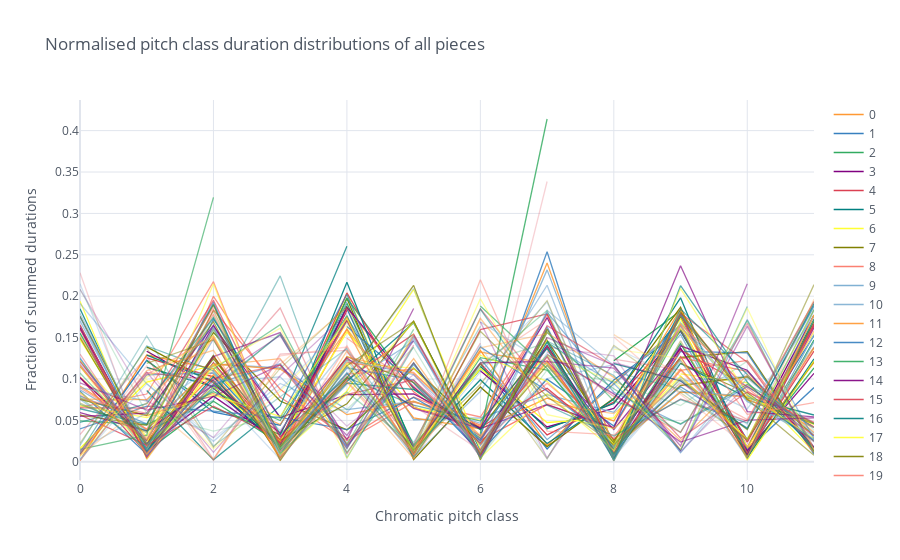

The notebook cell saved with this chart:
### Markdown cell above
### Tone durations per piece

### Code cell
pc_durations = notes.groupby(['id', 'pc']).duration.sum().unstack()
pc_durations = norm(pc_durations).astype(float)
pc_durations.T.iplot(title='Normalised pitch class duration distributions of all pieces', xTitle='Chromatic pitch class', yTitle='Fraction of summed durations')

### Figure 1 — Plotly figure (JSON) as saved in the notebook; plotly's stock layout.template omitted (floating-point values rounded to 4 significant figures)
{"data": [{"line": {"color": "rgba(255, 153, 51, 1.0)", "dash": "solid", "shape": "linear", "width": 1.3}, "mode": "lines", "name": "0", "text": "", "type": "scatter", "x": [0, 1, 2, 3, 4, 5, 6, 7, 8, 9, 10, 11], "y": [0.001485, 0.1289, 0.1121, 0.02302, 0.1701, 0.01485, 0.1344, 0.02005, 0.09469, 0.1656, 0.01485, 0.1199]}, {"line": {"color": "rgba(55, 128, 191, 1.0)", "dash": "solid", "shape": "linear", "width": 1.3}, "mode": "lines", "name": "1", "text": "", "type": "scatter", "x": [0, 1, 2, 3, 4, 5, 6, 7, 8, 9, 10, 11], "y": [0.009027, 0.1226, 0.05993, 0.04413, 0.1848, 0.01003, 0.1186, 0.01555, 0.0988, 0.1575, 0.02658, 0.1525]}, {"line": {"color": "rgba(50, 171, 96, 1.0)", "dash": "solid", "shape": "linear", "width": 1.3}, "mode": "lines", "name": "2", "text": "", "type": "scatter", "x": [0, 1, 2, 3, 4, 5, 6, 7, 8, 9, 10, 11], "y": ["", 0.122, 0.06562, 0.03281, 0.1916, 0.01969, 0.1115, "", 0.122, 0.1824, 0.005249, 0.147]}, {"line": {"color": "rgba(128, 0, 128, 1.0)", "dash": "solid", "shape": "linear", "width": 1.3}, "mode": "lines", "name": "3", "text": "", "type": "scatter", "x": [0, 1, 2, 3, 4, 5, 6, 7, 8, 9, 10, 11], "y": ["", 0.1335, 0.08918, 0.01726, 0.1841, "", 0.1099, 0.042, 0.06444, 0.1582, 0.02417, 0.1772]}, {"line": {"color": "rgba(219, 64, 82, 1.0)", "dash": "solid", "shape": "linear", "width": 1.3}, "mode": "lines", "name": "4", "text": "", "type": "scatter", "x": [0, 1, 2, 3, 4, 5, 6, 7, 8, 9, 10, 11], "y": ["", 0.1255, 0.1025, 0.01529, 0.1834, "", 0.1191, 0.03248, 0.07197, 0.1599, 0.02548, 0.1643]}, {"line": {"color": "rgba(0, 128, 128, 1.0)", "dash": "solid", "shape": "linear", "width": 1.3}, "mode": "lines", "name": "5", "text": "", "type": "scatter", "x": [0, 1, 2, 3, 4, 5, 6, 7, 8, 9, 10, 11], "y": ["", 0.1139, 0.09091, 0.01818, 0.1879, "", 0.1152, 0.04, 0.0703, 0.1745, 0.01697, 0.1721]}, {"line": {"color": "rgba(255, 255, 51, 1.0)", "dash": "solid", "shape": "linear", "width": 1.3}, "mode": "lines", "name": "6", "text": "", "type": "scatter", "x": [0, 1, 2, 3, 4, 5, 6, 7, 8, 9, 10, 11], "y": [0.01605, 0.09628, 0.1163, 0.01495, 0.2031, 0.01276, 0.1127, 0.04741, 0.05288, 0.1729, 0.01751, 0.1371]}, {"line": {"color": "rgba(128, 128, 0, 1.0)", "dash": "solid", "shape": "linear", "width": 1.3}, "mode": "lines", "name": "7", "text": "", "type": "scatter", "x": [0, 1, 2, 3, 4, 5, 6, 7, 8, 9, 10, 11], "y": ["", 0.1387, 0.09555, 0.01963, 0.1976, 0.002618, 0.09031, 0.01832, 0.07657, 0.1865, 0.003927, 0.1702]}, {"line": {"color": "rgba(251, 128, 114, 1.0)", "dash": "solid", "shape": "linear", "width": 1.3}, "mode": "lines", "name": "8", "text": "", "type": "scatter", "x": [0, 1, 2, 3, 4, 5, 6, 7, 8, 9, 10, 11], "y": [0.1224, 0.01207, 0.1276, 0.005172, 0.1862, 0.08448, 0.02586, 0.06897, 0.04138, 0.1776, 0.01034, 0.1379]}, {"line": {"color": "rgba(128, 177, 211, 1.0)", "dash": "solid", "shape": "linear", "width": 1.3}, "mode": "lines", "name": "9", "text": "", "type": "scatter", "x": [0, 1, 2, 3, 4, 5, 6, 7, 8, 9, 10, 11], "y": [0.002092, 0.1051, 0.1072, 0.0251, 0.193, "", 0.1245, 0.02667, 0.09362, 0.1647, 0.004184, 0.1538]}, {"line": {"color": "rgba(128, 177, 211, 0.9148936170212765)", "dash": "solid", "shape": "linear", "width": 1.3}, "mode": "lines", "name": "10", "text": "", "type": "scatter", "x": [0, 1, 2, 3, 4, 5, 6, 7, 8, 9, 10, 11], "y": [0.1243, 0.01605, 0.1195, 0.01725, 0.1742, 0.05079, 0.05295, 0.08098, 0.05966, 0.1538, 0.005271, 0.1452]}, {"line": {"color": "rgba(255, 153, 51, 0.9148936170212765)", "dash": "solid", "shape": "linear", "width": 1.3}, "mode": "lines", "name": "11", "text": "", "type": "scatter", "x": [0, 1, 2, 3, 4, 5, 6, 7, 8, 9, 10, 11], "y": [0.1024, 0.02559, 0.1052, 0.01611, 0.1602, 0.05308, 0.03981, 0.07678, 0.04929, 0.1848, 0.009479, 0.1773]}, {"line": {"color": "rgba(55, 128, 191, 0.9148936170212765)", "dash": "solid", "shape": "linear", "width": 1.3}, "mode": "lines", "name": "12", "text": "", "type": "scatter", "x": [0, 1, 2, 3, 4, 5, 6, 7, 8, 9, 10, 11], "y": [0.1643, 0.01101, 0.1281, "", 0.1635, 0.09513, 0.01101, 0.09984, 0.04324, 0.18, 0.01415, 0.08962]}, {"line": {"color": "rgba(50, 171, 96, 0.9148936170212765)", "dash": "solid", "shape": "linear", "width": 1.3}, "mode": "lines", "name": "13", "text": "", "type": "scatter", "x": [0, 1, 2, 3, 4, 5, 6, 7, 8, 9, 10, 11], "y": [0.1554, 0.0128, 0.07313, 0.02194, 0.1974, 0.08775, 0.02834, 0.1399, 0.01645, 0.1426, 0.01097, 0.1133]}, {"line": {"color": "rgba(128, 0, 128, 0.9148936170212765)", "dash": "solid", "shape": "linear", "width": 1.3}, "mode": "lines", "name": "14", "text": "", "type": "scatter", "x": [0, 1, 2, 3, 4, 5, 6, 7, 8, 9, 10, 11], "y": [0.1615, 0.01741, 0.0793, 0.02321, 0.1867, 0.08994, 0.02611, 0.1402, 0.01838, 0.1373, 0.01306, 0.1069]}, {"line": {"color": "rgba(219, 64, 82, 0.9148936170212765)", "dash": "solid", "shape": "linear", "width": 1.3}, "mode": "lines", "name": "15", "text": "", "type": "scatter", "x": [0, 1, 2, 3, 4, 5, 6, 7, 8, 9, 10, 11], "y": [0.102, 0.009868, 0.1195, 0.02412, 0.2039, 0.06579, 0.04167, 0.08882, 0.02193, 0.1787, 0.009868, 0.1338]}, {"line": {"color": "rgba(0, 128, 128, 0.9148936170212765)", "dash": "solid", "shape": "linear", "width": 1.3}, "mode": "lines", "name": "16", "text": "", "type": "scatter", "x": [0, 1, 2, 3, 4, 5, 6, 7, 8, 9, 10, 11], "y": ["", 0.1289, 0.09748, 0.01887, 0.217, 0.01415, 0.09906, 0.02201, 0.07547, 0.1981, 0.004717, 0.1242]}, {"line": {"color": "rgba(255, 255, 51, 0.9148936170212765)", "dash": "solid", "shape": "linear", "width": 1.3}, "mode": "lines", "name": "17", "text": "", "type": "scatter", "x": [0, 1, 2, 3, 4, 5, 6, 7, 8, 9, 10, 11], "y": [0.148, 0.02067, 0.09032, 0.02503, 0.1567, 0.06529, 0.05005, 0.1284, 0.02394, 0.1676, 0.002176, 0.1219]}, {"line": {"color": "rgba(128, 128, 0, 0.9148936170212765)", "dash": "solid", "shape": "linear", "width": 1.3}, "mode": "lines", "name": "18", "text": "", "type": "scatter", "x": [0, 1, 2, 3, 4, 5, 6, 7, 8, 9, 10, 11], "y": [0.1154, 0.02083, 0.1561, 0.07333, 0.03847, 0.1131, 0.03889, 0.1465, 0.02583, 0.126, 0.1331, 0.0125]}, {"line": {"color": "rgba(251, 128, 114, 0.9148936170212765)", "dash": "solid", "shape": "linear", "width": 1.3}, "mode": "lines", "name": "19", "text": "", "type": "scatter", "x": [0, 1, 2, 3, 4, 5, 6, 7, 8, 9, 10, 11], "y": [0.116, 0.01753, 0.1835, 0.08763, 0.02784, 0.07835, 0.04433, 0.1784, 0.01443, 0.1258, 0.1093, 0.01701]}, {"line": {"color": "rgba(251, 128, 114, 0.8297872340425532)", "dash": "solid", "shape": "linear", "width": 1.3}, "mode": "lines", "name": "20", "text": "", "type": "scatter", "x": [0, 1, 2, 3, 4, 5, 6, 7, 8, 9, 10, 11], "y": [0.1172, 0.01485, 0.1999, 0.07794, 0.02545, 0.07211, 0.05408, 0.1782, 0.01273, 0.1103, 0.1225, 0.01485]}, {"line": {"color": "rgba(128, 177, 211, 0.8297872340425532)", "dash": "solid", "shape": "linear", "width": 1.3}, "mode": "lines", "name": "21", "text": "", "type": "scatter", "x": [0, 1, 2, 3, 4, 5, 6, 7, 8, 9, 10, 11], "y": [0.08697, 0.03803, 0.1181, 0.1133, 0.06311, 0.07282, 0.04652, 0.2318, 0.0182, 0.08495, 0.07929, 0.04693]}, {"line": {"color": "rgba(255, 153, 51, 0.8297872340425532)", "dash": "solid", "shape": "linear", "width": 1.3}, "mode": "lines", "name": "22", "text": "", "type": "scatter", "x": [0, 1, 2, 3, 4, 5, 6, 7, 8, 9, 10, 11], "y": [0.09159, 0.03913, 0.1181, 0.112, 0.0569, 0.07306, 0.04274, 0.2402, 0.01707, 0.0841, 0.07848, 0.04663]}, {"line": {"color": "rgba(55, 128, 191, 0.8297872340425532)", "dash": "solid", "shape": "linear", "width": 1.3}, "mode": "lines", "name": "23", "text": "", "type": "scatter", "x": [0, 1, 2, 3, 4, 5, 6, 7, 8, 9, 10, 11], "y": [0.08519, 0.009259, 0.1722, 0.0537, 0.03889, 0.07778, 0.03148, 0.2537, 0.003704, 0.1333, 0.1315, 0.009259]}, {"line": {"color": "rgba(50, 171, 96, 0.8297872340425532)", "dash": "solid", "shape": "linear", "width": 1.3}, "mode": "lines", "name": "24", "text": "", "type": "scatter", "x": [0, 1, 2, 3, 4, 5, 6, 7, 8, 9, 10, 11], "y": [0.125, "", 0.1432, "", 0.03646, "", 0.03385, 0.4141, "", 0.09115, "", 0.1562]}, {"line": {"color": "rgba(128, 0, 128, 0.8297872340425532)", "dash": "solid", "shape": "linear", "width": 1.3}, "mode": "lines", "name": "25", "text": "", "type": "scatter", "x": [0, 1, 2, 3, 4, 5, 6, 7, 8, 9, 10, 11], "y": [0.1014, 0.02581, 0.1641, 0.05346, 0.08111, 0.08203, 0.04055, 0.1742, 0.009217, 0.1401, 0.1106, 0.01751]}, {"line": {"color": "rgba(219, 64, 82, 0.8297872340425532)", "dash": "solid", "shape": "linear", "width": 1.3}, "mode": "lines", "name": "26", "text": "", "type": "scatter", "x": [0, 1, 2, 3, 4, 5, 6, 7, 8, 9, 10, 11], "y": [0.1653, 0.008207, 0.1272, 0.02293, 0.09932, 0.1541, 0.007483, 0.1393, 0.008448, 0.1348, 0.09088, 0.042]}, {"line": {"color": "rgba(0, 128, 128, 0.8297872340425532)", "dash": "solid", "shape": "linear", "width": 1.3}, "mode": "lines", "name": "27", "text": "", "type": "scatter", "x": [0, 1, 2, 3, 4, 5, 6, 7, 8, 9, 10, 11], "y": [0.1848, 0.01363, 0.1027, 0.0159, 0.09688, 0.1678, 0.01428, 0.1449, 0.006491, 0.1188, 0.07725, 0.05648]}, {"line": {"color": "rgba(255, 255, 51, 0.8297872340425532)", "dash": "solid", "shape": "linear", "width": 1.3}, "mode": "lines", "name": "28", "text": "", "type": "scatter", "x": [0, 1, 2, 3, 4, 5, 6, 7, 8, 9, 10, 11], "y": [0.194, 0.003344, 0.1171, 0.01672, 0.08528, 0.2082, 0.01505, 0.1472, "", 0.1062, 0.09532, 0.01171]}, {"line": {"color": "rgba(128, 128, 0, 0.8297872340425532)", "dash": "solid", "shape": "linear", "width": 1.3}, "mode": "lines", "name": "29", "text": "", "type": "scatter", "x": [0, 1, 2, 3, 4, 5, 6, 7, 8, 9, 10, 11], "y": [0.1757, 0.02177, 0.1244, 0.02605, 0.06998, 0.1699, 0.008554, 0.1606, 0.01672, 0.09215, 0.1026, 0.03149]}, {"line": {"color": "rgba(128, 128, 0, 0.7446808510638296)", "dash": "solid", "shape": "linear", "width": 1.3}, "mode": "lines", "name": "30", "text": "", "type": "scatter", "x": [0, 1, 2, 3, 4, 5, 6, 7, 8, 9, 10, 11], "y": [0.15, 0.01429, 0.1286, 0.004762, 0.1012, 0.2131, 0.002381, 0.1583, "", 0.119, 0.08333, 0.025]}, {"line": {"color": "rgba(251, 128, 114, 0.7446808510638296)", "dash": "solid", "shape": "linear", "width": 1.3}, "mode": "lines", "name": "31", "text": "", "type": "scatter", "x": [0, 1, 2, 3, 4, 5, 6, 7, 8, 9, 10, 11], "y": [0.06587, 0.08184, 0.2176, 0.01198, 0.1058, 0.1118, "", 0.1118, "", 0.1756, 0.08583, 0.03194]}, {"line": {"color": "rgba(128, 177, 211, 0.7446808510638296)", "dash": "solid", "shape": "linear", "width": 1.3}, "mode": "lines", "name": "32", "text": "", "type": "scatter", "x": [0, 1, 2, 3, 4, 5, 6, 7, 8, 9, 10, 11], "y": [0.1702, 0.01477, 0.1481, 0.008203, 0.09393, 0.1456, 0.02051, 0.1292, "", 0.1682, 0.07342, 0.02789]}, {"line": {"color": "rgba(255, 153, 51, 0.7446808510638296)", "dash": "solid", "shape": "linear", "width": 1.3}, "mode": "lines", "name": "33", "text": "", "type": "scatter", "x": [0, 1, 2, 3, 4, 5, 6, 7, 8, 9, 10, 11], "y": [0.07539, 0.05565, 0.08248, 0.04501, 0.16, 0.009978, 0.1326, 0.1186, 0.01619, 0.1121, 0.0255, 0.1665]}, {"line": {"color": "rgba(55, 128, 191, 0.7446808510638296)", "dash": "solid", "shape": "linear", "width": 1.3}, "mode": "lines", "name": "34", "text": "", "type": "scatter", "x": [0, 1, 2, 3, 4, 5, 6, 7, 8, 9, 10, 11], "y": [0.0398, 0.06716, 0.06119, 0.05323, 0.202, 0.00995, 0.1388, 0.08557, 0.02289, 0.09055, 0.0408, 0.1881]}, {"line": {"color": "rgba(50, 171, 96, 0.7446808510638296)", "dash": "solid", "shape": "linear", "width": 1.3}, "mode": "lines", "name": "35", "text": "", "type": "scatter", "x": [0, 1, 2, 3, 4, 5, 6, 7, 8, 9, 10, 11], "y": [0.04929, 0.04463, 0.08461, 0.04984, 0.1766, 0.004381, 0.1257, 0.1106, 0.01643, 0.1594, 0.007667, 0.1709]}, {"line": {"color": "rgba(128, 0, 128, 0.7446808510638296)", "dash": "solid", "shape": "linear", "width": 1.3}, "mode": "lines", "name": "36", "text": "", "type": "scatter", "x": [0, 1, 2, 3, 4, 5, 6, 7, 8, 9, 10, 11], "y": [0.05944, 0.0373, 0.09266, 0.03497, 0.1713, 0.01748, 0.1195, 0.1212, 0.03904, 0.1369, 0.008159, 0.162]}, {"line": {"color": "rgba(219, 64, 82, 0.7446808510638296)", "dash": "solid", "shape": "linear", "width": 1.3}, "mode": "lines", "name": "37", "text": "", "type": "scatter", "x": [0, 1, 2, 3, 4, 5, 6, 7, 8, 9, 10, 11], "y": [0.05672, 0.01996, 0.06723, 0.02731, 0.1744, 0.007353, 0.1597, 0.1786, 0.0105, 0.1271, 0.005252, 0.166]}, {"line": {"color": "rgba(0, 128, 128, 0.7446808510638296)", "dash": "solid", "shape": "linear", "width": 1.3}, "mode": "lines", "name": "38", "text": "", "type": "scatter", "x": [0, 1, 2, 3, 4, 5, 6, 7, 8, 9, 10, 11], "y": ["", 0.08605, 0.002326, 0.06744, 0.2605, "", 0.1372, "", 0.1186, 0.09767, 0.03953, 0.1907]}, {"line": {"color": "rgba(255, 255, 51, 0.7446808510638296)", "dash": "solid", "shape": "linear", "width": 1.3}, "mode": "lines", "name": "39", "text": "", "type": "scatter", "x": [0, 1, 2, 3, 4, 5, 6, 7, 8, 9, 10, 11], "y": [0.06798, 0.05336, 0.08041, 0.05482, 0.1732, 0.009503, 0.1287, 0.09722, 0.0212, 0.1031, 0.02705, 0.1835]}, {"line": {"color": "rgba(255, 255, 51, 0.6595744680851063)", "dash": "solid", "shape": "linear", "width": 1.3}, "mode": "lines", "name": "40", "text": "", "type": "scatter", "x": [0, 1, 2, 3, 4, 5, 6, 7, 8, 9, 10, 11], "y": [0.1225, 0.03075, 0.1517, 0.01613, 0.119, 0.1131, 0.02139, 0.1201, 0.02139, 0.161, 0.07807, 0.04491]}, {"line": {"color": "rgba(128, 128, 0, 0.6595744680851063)", "dash": "solid", "shape": "linear", "width": 1.3}, "mode": "lines", "name": "41", "text": "", "type": "scatter", "x": [0, 1, 2, 3, 4, 5, 6, 7, 8, 9, 10, 11], "y": [0.07548, 0.05628, 0.1693, 0.01745, 0.127, 0.09599, 0.02225, 0.1165, 0.02312, 0.1758, 0.07504, 0.04581]}, {"line": {"color": "rgba(251, 128, 114, 0.6595744680851063)", "dash": "solid", "shape": "linear", "width": 1.3}, "mode": "lines", "name": "42", "text": "", "type": "scatter", "x": [0, 1, 2, 3, 4, 5, 6, 7, 8, 9, 10, 11], "y": [0.08943, 0.03949, 0.1783, 0.01858, 0.1202, 0.108, 0.02962, 0.1225, 0.01394, 0.1661, 0.08943, 0.02439]}, {"line": {"color": "rgba(128, 177, 211, 0.6595744680851063)", "dash": "solid", "shape": "linear", "width": 1.3}, "mode": "lines", "name": "43", "text": "", "type": "scatter", "x": [0, 1, 2, 3, 4, 5, 6, 7, 8, 9, 10, 11], "y": [0.08966, 0.07349, 0.1638, 0.006897, 0.1231, 0.1052, 0.02586, 0.1276, 0.01724, 0.1638, 0.07241, 0.03103]}, {"line": {"color": "rgba(255, 153, 51, 0.6595744680851063)", "dash": "solid", "shape": "linear", "width": 1.3}, "mode": "lines", "name": "44", "text": "", "type": "scatter", "x": [0, 1, 2, 3, 4, 5, 6, 7, 8, 9, 10, 11], "y": [0.07557, 0.07513, 0.1498, 0.001757, 0.127, 0.1068, 0.03163, 0.1204, 0.01318, 0.1819, 0.07557, 0.0413]}, {"line": {"color": "rgba(55, 128, 191, 0.6595744680851063)", "dash": "solid", "shape": "linear", "width": 1.3}, "mode": "lines", "name": "45", "text": "", "type": "scatter", "x": [0, 1, 2, 3, 4, 5, 6, 7, 8, 9, 10, 11], "y": [0.07963, 0.04569, 0.1926, 0.009138, 0.1136, 0.09856, 0.01175, 0.1632, 0.001305, 0.1775, 0.08094, 0.02611]}, {"line": {"color": "rgba(50, 171, 96, 0.6595744680851063)", "dash": "solid", "shape": "linear", "width": 1.3}, "mode": "lines", "name": "46", "text": "", "type": "scatter", "x": [0, 1, 2, 3, 4, 5, 6, 7, 8, 9, 10, 11], "y": [0.01485, 0.03218, 0.3193, "", 0.1361, "", 0.1881, 0.1126, 0.009901, 0.125, "", 0.06188]}, {"line": {"color": "rgba(128, 0, 128, 0.6595744680851063)", "dash": "solid", "shape": "linear", "width": 1.3}, "mode": "lines", "name": "47", "text": "", "type": "scatter", "x": [0, 1, 2, 3, 4, 5, 6, 7, 8, 9, 10, 11], "y": [0.05479, 0.05871, 0.165, 0.03001, 0.1256, 0.06458, 0.04012, 0.06915, 0.04044, 0.2368, 0.06067, 0.05414]}, {"line": {"color": "rgba(219, 64, 82, 0.6595744680851063)", "dash": "solid", "shape": "linear", "width": 1.3}, "mode": "lines", "name": "48", "text": "", "type": "scatter", "x": [0, 1, 2, 3, 4, 5, 6, 7, 8, 9, 10, 11], "y": [0.06516, 0.06472, 0.195, 0.03014, 0.08156, 0.09885, 0.02216, 0.1268, 0.005319, 0.1795, 0.1201, 0.01064]}, {"line": {"color": "rgba(0, 128, 128, 0.6595744680851063)", "dash": "solid", "shape": "linear", "width": 1.3}, "mode": "lines", "name": "49", "text": "", "type": "scatter", "x": [0, 1, 2, 3, 4, 5, 6, 7, 8, 9, 10, 11], "y": [0.06409, 0.0453, 0.1901, 0.01436, 0.09503, 0.08729, 0.03867, 0.137, 0.00221, 0.2127, 0.09613, 0.01713]}, {"line": {"color": "rgba(0, 128, 128, 0.5744680851063828)", "dash": "solid", "shape": "linear", "width": 1.3}, "mode": "lines", "name": "50", "text": "", "type": "scatter", "x": [0, 1, 2, 3, 4, 5, 6, 7, 8, 9, 10, 11], "y": [0.04745, 0.0703, 0.174, 0.03339, 0.1019, 0.06854, 0.04921, 0.1371, 0.01406, 0.1845, 0.1054, 0.01406]}, {"line": {"color": "rgba(255, 255, 51, 0.5744680851063828)", "dash": "solid", "shape": "linear", "width": 1.3}, "mode": "lines", "name": "51", "text": "", "type": "scatter", "x": [0, 1, 2, 3, 4, 5, 6, 7, 8, 9, 10, 11], "y": [0.08371, 0.02262, 0.2149, 0.00905, 0.08145, 0.1686, 0.004525, 0.08258, 0.01357, 0.2093, 0.08145, 0.02828]}, {"line": {"color": "rgba(128, 128, 0, 0.5744680851063828)", "dash": "solid", "shape": "linear", "width": 1.3}, "mode": "lines", "name": "52", "text": "", "type": "scatter", "x": [0, 1, 2, 3, 4, 5, 6, 7, 8, 9, 10, 11], "y": [0.05627, 0.04416, 0.1895, 0.001425, 0.1161, 0.1695, 0.008547, 0.1503, "", 0.1809, 0.0755, 0.007835]}, {"line": {"color": "rgba(251, 128, 114, 0.5744680851063828)", "dash": "solid", "shape": "linear", "width": 1.3}, "mode": "lines", "name": "53", "text": "", "type": "scatter", "x": [0, 1, 2, 3, 4, 5, 6, 7, 8, 9, 10, 11], "y": [0.07632, 0.05854, 0.1865, "", 0.1492, 0.09193, 0.02125, 0.09497, 0.02819, 0.1644, 0.05724, 0.07155]}, {"line": {"color": "rgba(128, 177, 211, 0.5744680851063828)", "dash": "solid", "shape": "linear", "width": 1.3}, "mode": "lines", "name": "54", "text": "", "type": "scatter", "x": [0, 1, 2, 3, 4, 5, 6, 7, 8, 9, 10, 11], "y": [0.1795, 0.02161, 0.09664, 0.1026, 0.02281, 0.1188, 0.01261, 0.1831, 0.1164, 0.0108, 0.1008, 0.03421]}, {"line": {"color": "rgba(255, 153, 51, 0.5744680851063828)", "dash": "solid", "shape": "linear", "width": 1.3}, "mode": "lines", "name": "55", "text": "", "type": "scatter", "x": [0, 1, 2, 3, 4, 5, 6, 7, 8, 9, 10, 11], "y": [0.1516, 0.02691, 0.1161, 0.1246, 0.02125, 0.1246, 0.01133, 0.1558, 0.102, 0.0255, 0.1048, 0.03541]}, {"line": {"color": "rgba(55, 128, 191, 0.5744680851063828)", "dash": "solid", "shape": "linear", "width": 1.3}, "mode": "lines", "name": "56", "text": "", "type": "scatter", "x": [0, 1, 2, 3, 4, 5, 6, 7, 8, 9, 10, 11], "y": [0.1751, 0.01208, 0.0936, 0.1184, 0.01812, 0.1171, 0.02415, 0.1806, 0.08394, 0.04529, 0.09058, 0.04106]}, {"line": {"color": "rgba(50, 171, 96, 0.5744680851063828)", "dash": "solid", "shape": "linear", "width": 1.3}, "mode": "lines", "name": "57", "text": "", "type": "scatter", "x": [0, 1, 2, 3, 4, 5, 6, 7, 8, 9, 10, 11], "y": [0.1673, "", 0.1121, 0.1654, 0.01103, 0.1195, 0.009191, 0.1562, 0.07353, 0.04596, 0.09375, 0.04596]}, {"line": {"color": "rgba(128, 0, 128, 0.5744680851063828)", "dash": "solid", "shape": "linear", "width": 1.3}, "mode": "lines", "name": "58", "text": "", "type": "scatter", "x": [0, 1, 2, 3, 4, 5, 6, 7, 8, 9, 10, 11], "y": [0.1614, 0.005291, 0.127, 0.1561, 0.02646, 0.1852, "", 0.1296, 0.08201, 0.02381, 0.05026, 0.05291]}, {"line": {"color": "rgba(219, 64, 82, 0.5744680851063828)", "dash": "solid", "shape": "linear", "width": 1.3}, "mode": "lines", "name": "59", "text": "", "type": "scatter", "x": [0, 1, 2, 3, 4, 5, 6, 7, 8, 9, 10, 11], "y": [0.1602, 0.006085, 0.1004, 0.1166, 0.01623, 0.1521, 0.008114, 0.1643, 0.1156, 0.0284, 0.08418, 0.04767]}, {"line": {"color": "rgba(219, 64, 82, 0.48936170212765956)", "dash": "solid", "shape": "linear", "width": 1.3}, "mode": "lines", "name": "60", "text": "", "type": "scatter", "x": [0, 1, 2, 3, 4, 5, 6, 7, 8, 9, 10, 11], "y": [0.008861, 0.1076, 0.09873, 0.02152, 0.1253, 0.02025, 0.1848, 0.08608, 0.02785, 0.07595, 0.04937, 0.1937]}, {"line": {"color": "rgba(0, 128, 128, 0.48936170212765956)", "dash": "solid", "shape": "linear", "width": 1.3}, "mode": "lines", "name": "61", "text": "", "type": "scatter", "x": [0, 1, 2, 3, 4, 5, 6, 7, 8, 9, 10, 11], "y": [0.01098, 0.1399, 0.1098, 0.01734, 0.1069, 0.01618, 0.1844, 0.06821, 0.03121, 0.07514, 0.04682, 0.1931]}, {"line": {"color": "rgba(255, 255, 51, 0.48936170212765956)", "dash": "solid", "shape": "linear", "width": 1.3}, "mode": "lines", "name": "62", "text": "", "type": "scatter", "x": [0, 1, 2, 3, 4, 5, 6, 7, 8, 9, 10, 11], "y": [0.01378, 0.1022, 0.1527, 0.01607, 0.1183, 0.01607, 0.1969, 0.05683, 0.04018, 0.1033, 0.02755, 0.1561]}, {"line": {"color": "rgba(128, 128, 0, 0.48936170212765956)", "dash": "solid", "shape": "linear", "width": 1.3}, "mode": "lines", "name": "63", "text": "", "type": "scatter", "x": [0, 1, 2, 3, 4, 5, 6, 7, 8, 9, 10, 11], "y": ["", 0.1189, 0.1471, 0.01189, 0.1025, 0.0104, 0.1575, 0.07875, 0.0208, 0.09955, 0.03863, 0.214]}, {"line": {"color": "rgba(251, 128, 114, 0.48936170212765956)", "dash": "solid", "shape": "linear", "width": 1.3}, "mode": "lines", "name": "64", "text": "", "type": "scatter", "x": [0, 1, 2, 3, 4, 5, 6, 7, 8, 9, 10, 11], "y": [0.001157, 0.1053, 0.1516, 0.00463, 0.09722, 0.01157, 0.2199, 0.03704, 0.03241, 0.09491, 0.05093, 0.1933]}, {"line": {"color": "rgba(128, 177, 211, 0.48936170212765956)", "dash": "solid", "shape": "linear", "width": 1.3}, "mode": "lines", "name": "65", "text": "", "type": "scatter", "x": [0, 1, 2, 3, 4, 5, 6, 7, 8, 9, 10, 11], "y": [0.01418, 0.0591, 0.1158, 0.03783, 0.1383, "", 0.169, 0.1182, 0.007092, 0.1017, 0.06383, 0.1749]}, {"line": {"color": "rgba(255, 153, 51, 0.48936170212765956)", "dash": "solid", "shape": "linear", "width": 1.3}, "mode": "lines", "name": "66", "text": "", "type": "scatter", "x": [0, 1, 2, 3, 4, 5, 6, 7, 8, 9, 10, 11], "y": [0.007509, 0.1101, 0.1345, 0.005006, 0.1339, 0.008761, 0.1733, 0.07009, 0.0582, 0.1227, 0.01752, 0.1583]}, {"line": {"color": "rgba(55, 128, 191, 0.48936170212765956)", "dash": "solid", "shape": "linear", "width": 1.3}, "mode": "lines", "name": "67", "text": "", "type": "scatter", "x": [0, 1, 2, 3, 4, 5, 6, 7, 8, 9, 10, 11], "y": [0.1257, 0.007519, 0.09023, 0.1536, 0.01611, 0.1493, 0.005371, 0.1439, 0.09452, 0.01396, 0.1719, 0.02793]}, {"line": {"color": "rgba(50, 171, 96, 0.48936170212765956)", "dash": "solid", "shape": "linear", "width": 1.3}, "mode": "lines", "name": "68", "text": "", "type": "scatter", "x": [0, 1, 2, 3, 4, 5, 6, 7, 8, 9, 10, 11], "y": [0.1072, 0.02137, 0.08699, 0.1545, 0.0206, 0.1599, "", 0.1446, 0.08813, 0.03548, 0.1705, 0.01068]}, {"line": {"color": "rgba(128, 0, 128, 0.48936170212765956)", "dash": "solid", "shape": "linear", "width": 1.3}, "mode": "lines", "name": "69", "text": "", "type": "scatter", "x": [0, 1, 2, 3, 4, 5, 6, 7, 8, 9, 10, 11], "y": [0.09542, 0.06234, 0.07888, 0.117, 0.03181, 0.1463, "", 0.1209, 0.1132, 0.01908, 0.215, ""]}, {"line": {"color": "rgba(128, 0, 128, 0.40425531914893603)", "dash": "solid", "shape": "linear", "width": 1.3}, "mode": "lines", "name": "70", "text": "", "type": "scatter", "x": [0, 1, 2, 3, 4, 5, 6, 7, 8, 9, 10, 11], "y": [0.1208, 0.02222, 0.09861, 0.1528, 0.01944, 0.1194, 0.005556, 0.15, 0.1167, 0.01389, 0.1639, 0.01667]}, {"line": {"color": "rgba(219, 64, 82, 0.40425531914893603)", "dash": "solid", "shape": "linear", "width": 1.3}, "mode": "lines", "name": "71", "text": "", "type": "scatter", "x": [0, 1, 2, 3, 4, 5, 6, 7, 8, 9, 10, 11], "y": [0.13, 0.01084, 0.09443, 0.1858, 0.009288, 0.1409, "", 0.1331, 0.07895, 0.0356, 0.1672, 0.01393]}, {"line": {"color": "rgba(0, 128, 128, 0.40425531914893603)", "dash": "solid", "shape": "linear", "width": 1.3}, "mode": "lines", "name": "72", "text": "", "type": "scatter", "x": [0, 1, 2, 3, 4, 5, 6, 7, 8, 9, 10, 11], "y": [0.06944, 0.03704, 0.07407, 0.2245, 0.00463, 0.1389, "", 0.1458, 0.1042, 0.01389, 0.1875, ""]}, {"line": {"color": "rgba(255, 255, 51, 0.40425531914893603)", "dash": "solid", "shape": "linear", "width": 1.3}, "mode": "lines", "name": "73", "text": "", "type": "scatter", "x": [0, 1, 2, 3, 4, 5, 6, 7, 8, 9, 10, 11], "y": [0.1151, 0.009259, 0.1138, 0.1614, 0.003968, 0.1548, "", 0.129, 0.09722, 0.01521, 0.1858, 0.01455]}, {"line": {"color": "rgba(128, 128, 0, 0.40425531914893603)", "dash": "solid", "shape": "linear", "width": 1.3}, "mode": "lines", "name": "74", "text": "", "type": "scatter", "x": [0, 1, 2, 3, 4, 5, 6, 7, 8, 9, 10, 11], "y": [0.0709, 0.03522, 0.1826, 0.01854, 0.1163, 0.0139, 0.09361, 0.1946, 0.0009268, 0.146, 0.006487, 0.1209]}, {"line": {"color": "rgba(251, 128, 114, 0.40425531914893603)", "dash": "solid", "shape": "linear", "width": 1.3}, "mode": "lines", "name": "75", "text": "", "type": "scatter", "x": [0, 1, 2, 3, 4, 5, 6, 7, 8, 9, 10, 11], "y": [0.08092, 0.02899, 0.1498, 0.01208, 0.1401, 0.003623, 0.1184, 0.1715, "", 0.1413, "", 0.1534]}, {"line": {"color": "rgba(128, 177, 211, 0.40425531914893603)", "dash": "solid", "shape": "linear", "width": 1.3}, "mode": "lines", "name": "76", "text": "", "type": "scatter", "x": [0, 1, 2, 3, 4, 5, 6, 7, 8, 9, 10, 11], "y": [0.1183, 0.02647, 0.162, 0.01176, 0.1145, 0.01103, 0.1086, 0.1929, 0.001471, 0.1414, "", 0.1116]}, {"line": {"color": "rgba(255, 153, 51, 0.40425531914893603)", "dash": "solid", "shape": "linear", "width": 1.3}, "mode": "lines", "name": "77", "text": "", "type": "scatter", "x": [0, 1, 2, 3, 4, 5, 6, 7, 8, 9, 10, 11], "y": [0.08302, 0.02642, 0.1604, 0.02642, 0.09623, 0.003774, 0.1377, 0.1547, "", 0.1755, "", 0.1358]}, {"line": {"color": "rgba(55, 128, 191, 0.40425531914893603)", "dash": "solid", "shape": "linear", "width": 1.3}, "mode": "lines", "name": "78", "text": "", "type": "scatter", "x": [0, 1, 2, 3, 4, 5, 6, 7, 8, 9, 10, 11], "y": [0.07557, 0.01656, 0.1615, 0.01656, 0.1077, 0.006211, 0.08489, 0.2133, 0.008282, 0.1222, 0.004141, 0.1832]}, {"line": {"color": "rgba(50, 171, 96, 0.40425531914893603)", "dash": "solid", "shape": "linear", "width": 1.3}, "mode": "lines", "name": "79", "text": "", "type": "scatter", "x": [0, 1, 2, 3, 4, 5, 6, 7, 8, 9, 10, 11], "y": [0.07776, 0.01627, 0.1591, 0.009946, 0.08409, 0.01989, 0.1148, 0.1826, 0.004521, 0.1799, "", 0.151]}, {"line": {"color": "rgba(50, 171, 96, 0.3191489361702127)", "dash": "solid", "shape": "linear", "width": 1.3}, "mode": "lines", "name": "80", "text": "", "type": "scatter", "x": [0, 1, 2, 3, 4, 5, 6, 7, 8, 9, 10, 11], "y": [0.07859, 0.03667, 0.1755, 0.01637, 0.1231, 0.007204, 0.1192, 0.1434, 0.008513, 0.1696, "", 0.1218]}, {"line": {"color": "rgba(128, 0, 128, 0.3191489361702127)", "dash": "solid", "shape": "linear", "width": 1.3}, "mode": "lines", "name": "81", "text": "", "type": "scatter", "x": [0, 1, 2, 3, 4, 5, 6, 7, 8, 9, 10, 11], "y": [0.01256, 0.1084, 0.01142, 0.1039, 0.1792, "", 0.1689, 0.004566, 0.1199, 0.09817, 0.02568, 0.1672]}, {"line": {"color": "rgba(219, 64, 82, 0.3191489361702127)", "dash": "solid", "shape": "linear", "width": 1.3}, "mode": "lines", "name": "82", "text": "", "type": "scatter", "x": [0, 1, 2, 3, 4, 5, 6, 7, 8, 9, 10, 11], "y": [0.03288, 0.1271, 0.00299, 0.13, 0.1345, 0.008969, 0.1435, "", 0.1241, 0.1106, 0.02242, 0.1629]}, {"line": {"color": "rgba(0, 128, 128, 0.3191489361702127)", "dash": "solid", "shape": "linear", "width": 1.3}, "mode": "lines", "name": "83", "text": "", "type": "scatter", "x": [0, 1, 2, 3, 4, 5, 6, 7, 8, 9, 10, 11], "y": [0.01989, 0.1519, 0.01899, 0.07866, 0.1365, 0.02306, 0.1637, "", 0.109, 0.0877, 0.02622, 0.1844]}, {"line": {"color": "rgba(255, 255, 51, 0.3191489361702127)", "dash": "solid", "shape": "linear", "width": 1.3}, "mode": "lines", "name": "84", "text": "", "type": "scatter", "x": [0, 1, 2, 3, 4, 5, 6, 7, 8, 9, 10, 11], "y": [0.006637, 0.09956, 0.01549, 0.08518, 0.1648, 0.01327, 0.1715, "", 0.1361, 0.125, 0.005531, 0.177]}, {"line": {"color": "rgba(128, 128, 0, 0.3191489361702127)", "dash": "solid", "shape": "linear", "width": 1.3}, "mode": "lines", "name": "85", "text": "", "type": "scatter", "x": [0, 1, 2, 3, 4, 5, 6, 7, 8, 9, 10, 11], "y": [0.02257, 0.1372, 0.01736, 0.1128, 0.1875, 0.01042, 0.1181, 0.003472, 0.1406, 0.08333, 0.02778, 0.1389]}, {"line": {"color": "rgba(251, 128, 114, 0.3191489361702127)", "dash": "solid", "shape": "linear", "width": 1.3}, "mode": "lines", "name": "86", "text": "", "type": "scatter", "x": [0, 1, 2, 3, 4, 5, 6, 7, 8, 9, 10, 11], "y": [0.01054, 0.116, 0.001506, 0.128, 0.1386, 0.00753, 0.1732, "", 0.1506, 0.08133, 0.01807, 0.1747]}, {"line": {"color": "rgba(128, 177, 211, 0.3191489361702127)", "dash": "solid", "shape": "linear", "width": 1.3}, "mode": "lines", "name": "87", "text": "", "type": "scatter", "x": [0, 1, 2, 3, 4, 5, 6, 7, 8, 9, 10, 11], "y": [0.002773, 0.09427, 0.02865, 0.0878, 0.1682, 0.01941, 0.1414, 0.003697, 0.1386, 0.09889, 0.04529, 0.171]}, {"line": {"color": "rgba(255, 153, 51, 0.3191489361702127)", "dash": "solid", "shape": "linear", "width": 1.3}, "mode": "lines", "name": "88", "text": "", "type": "scatter", "x": [0, 1, 2, 3, 4, 5, 6, 7, 8, 9, 10, 11], "y": [0.007143, 0.07143, 0.003571, 0.1179, 0.1857, "", 0.1357, "", 0.1536, 0.1036, 0.025, 0.1964]}, {"line": {"color": "rgba(55, 128, 191, 0.3191489361702127)", "dash": "solid", "shape": "linear", "width": 1.3}, "mode": "lines", "name": "89", "text": "", "type": "scatter", "x": [0, 1, 2, 3, 4, 5, 6, 7, 8, 9, 10, 11], "y": [0.1912, 0.09417, 0.02473, 0.09463, 0.05917, 0.1527, 0.01999, 0.1006, 0.1171, 0.0114, 0.1099, 0.0245]}, {"line": {"color": "rgba(55, 128, 191, 0.2340425531914892)", "dash": "solid", "shape": "linear", "width": 1.3}, "mode": "lines", "name": "90", "text": "", "type": "scatter", "x": [0, 1, 2, 3, 4, 5, 6, 7, 8, 9, 10, 11], "y": [0.2151, 0.0133, 0.08861, 0.003168, 0.1047, 0.2095, 0.003801, 0.1318, 0.005147, 0.0974, 0.1038, 0.02368]}, {"line": {"color": "rgba(50, 171, 96, 0.2340425531914892)", "dash": "solid", "shape": "linear", "width": 1.3}, "mode": "lines", "name": "91", "text": "", "type": "scatter", "x": [0, 1, 2, 3, 4, 5, 6, 7, 8, 9, 10, 11], "y": [0.2085, 0.0585, 0.037, 0.05551, 0.06344, 0.1378, 0.004405, 0.1107, 0.09692, 0.06784, 0.1216, 0.03789]}, {"line": {"color": "rgba(128, 0, 128, 0.2340425531914892)", "dash": "solid", "shape": "linear", "width": 1.3}, "mode": "lines", "name": "92", "text": "", "type": "scatter", "x": [0, 1, 2, 3, 4, 5, 6, 7, 8, 9, 10, 11], "y": [0.2084, 0.07383, 0.0293, 0.1231, 0.04305, 0.1053, 0.01418, 0.1384, 0.1279, 0.01246, 0.09302, 0.03109]}, {"line": {"color": "rgba(219, 64, 82, 0.2340425531914892)", "dash": "solid", "shape": "linear", "width": 1.3}, "mode": "lines", "name": "93", "text": "", "type": "scatter", "x": [0, 1, 2, 3, 4, 5, 6, 7, 8, 9, 10, 11], "y": [0.2283, 0.002865, 0.1108, "", 0.1323, 0.06781, 0.01337, 0.3386, "", 0.02865, "", 0.07736]}], "layout": {"legend": {"bgcolor": "#FFFFFF", "font": {"color": "#4D5663"}}, "paper_bgcolor": "#FFFFFF", "plot_bgcolor": "#FFFFFF", "title": {"font": {"color": "#4D5663"}, "text": "Normalised pitch class duration distributions of all pieces"}, "xaxis": {"gridcolor": "#E1E5ED", "showgrid": true, "tickfont": {"color": "#4D5663"}, "title": {"font": {"color": "#4D5663"}, "text": "Chromatic pitch class"}, "zerolinecolor": "#E1E5ED"}, "yaxis": {"gridcolor": "#E1E5ED", "showgrid": true, "tickfont": {"color": "#4D5663"}, "title": {"font": {"color": "#4D5663"}, "text": "Fraction of summed durations"}, "zerolinecolor": "#E1E5ED"}}}
